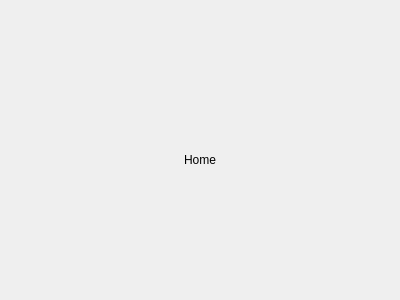
<?xml version="1.0" encoding="UTF-8"?>
<ui version="4.0">
 <class>Form</class>
 <widget class="QWidget" name="Form">
  <property name="geometry">
   <rect>
    <x>0</x>
    <y>0</y>
    <width>400</width>
    <height>300</height>
   </rect>
  </property>
  <property name="windowTitle">
   <string>Form</string>
  </property>
  <widget class="QLabel" name="label">
   <property name="geometry">
    <rect>
     <x>170</x>
     <y>150</y>
     <width>60</width>
     <height>20</height>
    </rect>
   </property>
   <property name="baseSize">
    <size>
     <width>5</width>
     <height>0</height>
    </size>
   </property>
   <property name="text">
    <string>Home</string>
   </property>
   <property name="textFormat">
    <enum>Qt::AutoText</enum>
   </property>
   <property name="alignment">
    <set>Qt::AlignCenter</set>
   </property>
  </widget>
 </widget>
 <resources/>
 <connections/>
</ui>
